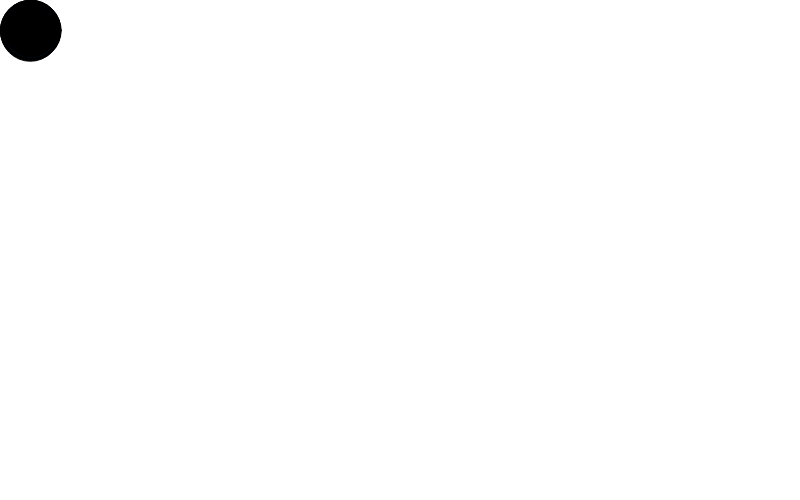
Frame 1 (no input)
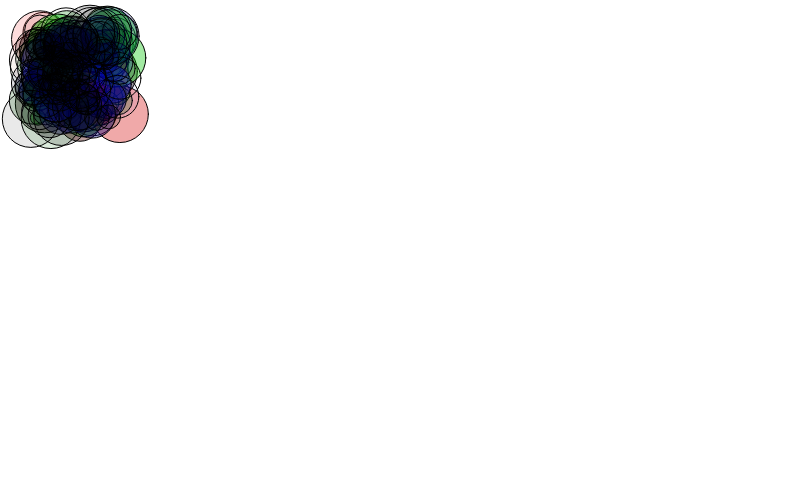
Frame 60 (no input)
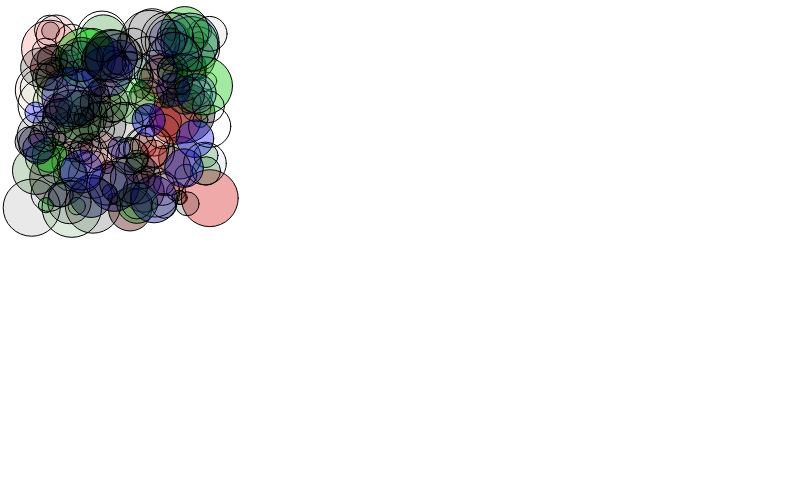
Frame 120 (the mouse pressed at the canvas centre since frame 60)

The p5.js sketch that drew these frames (run headless with seeded random() and noise() and a simulated clock; from frame 60 on, the mouse is pressed at the canvas centre):

// p5.js sketch
// ── sketch.js
// Learning Processing
// Daniel Shiffman
// http://www.learningprocessing.com
// Adapted for P5JS by Chandru Narayan
// Bush School
// Example: Bubble objects

let bubbles = []; // A Bubble Array
let maxBubb = 200;
let maxRad = 30;
let maxSpd = 1.5;
let numColor = 4;

function randomColor() {
  return color(random(255), random(255), random(255), random(255));
}

function redColor() {
  return color(random(255), 0, 0, random(100));
}

function greenColor() {
  return color(0, random(255), 0, random(100));
}

function blueColor() {
  return color(0, 0, random(255), random(100));
}

function blackColor() {
  return color(0, 0, 0, random(50));
}

function setup() {
  createCanvas(800, 500);
  for (let i = 0, theColor; i < maxBubb; i++) {
    if (i > maxBubb * (numColor - 1) / numColor) {
      theColor = blackColor();
    } else if (i > maxBubb * (numColor - 2) / numColor) {
      theColor = blueColor();
    } else if (i > maxBubb * (numColor - 3) / numColor) {
      theColor = greenColor();
    } else {
      theColor = redColor();
    }
    bubbles[i] = new Bubble(theColor, random(5, maxRad), maxRad, maxRad, random(maxSpd), random(maxSpd));
  }
}

function draw() {
  background(255);
  for (i = 0; i < maxBubb; i++) {
    theBubb = bubbles[i];
    theBubb.move();
    theBubb.display();
  }
}

function Bubble(tempC, tempRad, tempXpos, tempYpos, tempXspd, tempYspd) { // The Constructor is defined with arguments.
  this.c = tempC;
  this.rad = tempRad;
  this.xpos = tempXpos;
  this.ypos = tempYpos;
  this.xspd = tempXspd;
  this.yspd = tempYspd;
  this.xdir = 1;
  this.ydir = 1;
  this.live = true;

  this.display = function() {
    stroke(0);
    fill(this.c);
    ellipseMode(RADIUS);
    ellipse(this.xpos, this.ypos, this.rad);
  }

  this.move = function() {
    this.xpos += this.xspd * this.xdir;
    this.ypos += this.yspd * this.ydir;

    if (this.xpos > width - this.rad || this.xpos < this.rad) {
      this.xdir *= -1;
    }
    if (this.ypos > height - this.rad || this.ypos < this.rad) {
      this.ydir *= -1;
    }
  }

  this.jitter = function() {
    this.xpos += random(-this.xspd, this.xspd);
    this.ypos += random(-this.yspd, this.yspd);

    if (this.xpos > width - this.rad) {
      this.xpos = width;
    } else if (this.ypos > height - this.rad) {
      this.ypos = 0;
    }
  }

  this.getCol = function() {
    bCol = splitTokens(bubbles[i].c.toString(), '(,');
    if (bCol[1] > 0) { //red color
      theCol = "red";
    } else if (bCol[2] > 0) { //green color
      theCol = "green";
    } else if (bCol[3] > 0) { //blue color
      theCol = "blue";
    } else { //black color
      theCol = "black";
    }
    return theCol;
  }

  this.goHome = function(xpos, ypos) {
    if (this.xspd > 0 || this.yspd > 0) {
      this.xpos = xpos;
      this.ypos = ypos;
    }
  }

  this.kill = function() {
    this.c = color("yellow");
    this.xspd = 0;
    this.yspd = 0;
    this.live = false;
  }

  this.revive = function() {
    this.xspd = maxSpd;
    this.yspd = maxSpd;
    this.live = true;
  }

}

function keyPressed() {
  if (key == 's') {
    for (i = 0; i < maxBubb; i++) {
      theBubb = bubbles[i];
      if (theBubb.live) {
        theCol = theBubb.getCol();
        if (theCol === "red") { //red color
          theBubb.goHome(maxRad, maxRad);
        } else if (theCol === "green") { //red color
          theBubb.goHome(width - maxRad, maxRad);
        } else if (theCol === "blue") { //red color
          theBubb.goHome(width - maxRad, height - maxRad);
        } else { //black color
          theBubb.goHome(maxRad, height - maxRad);
        }
      }
    }
  }ppp
}

function mousePressed() {
  for (i = 0; i < maxBubb; i++) {
    theBubb = bubbles[i];
    d = dist(mouseX, mouseY, theBubb.xpos, theBubb.ypos)
    if (d <= theBubb.rad) {
      if (theBubb.live) {
        theBubb.kill();
      } else {
        theBubb.revive();
      }
    }
  }
}
